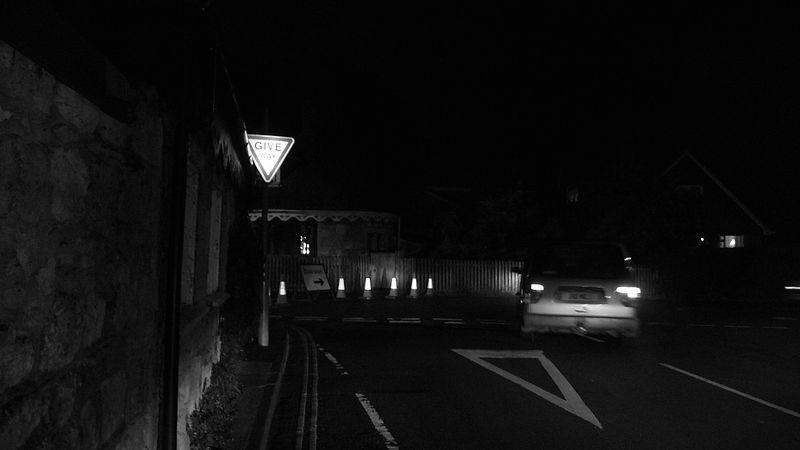
#> input picture dark_road_1.jpg, 800 x 450 px
$ jupyter execute task4.ipynb
#> lines starting #> are read from the running program, lines starting #| are printed output that depends on the picture
[cell 1]
import cv2
import matplotlib.pyplot as plt

# Load the images
image_paths = ['dark_road_1.jpg', 'dark_road_2.jpg', 'dark_road_3.jpg']
images = [cv2.imread(path, cv2.IMREAD_GRAYSCALE) for path in image_paths]
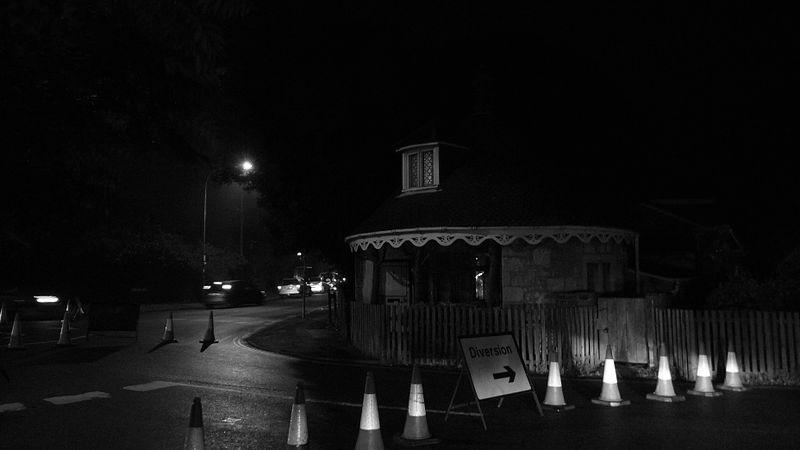
#> input picture dark_road_2.jpg, 800 x 450 px
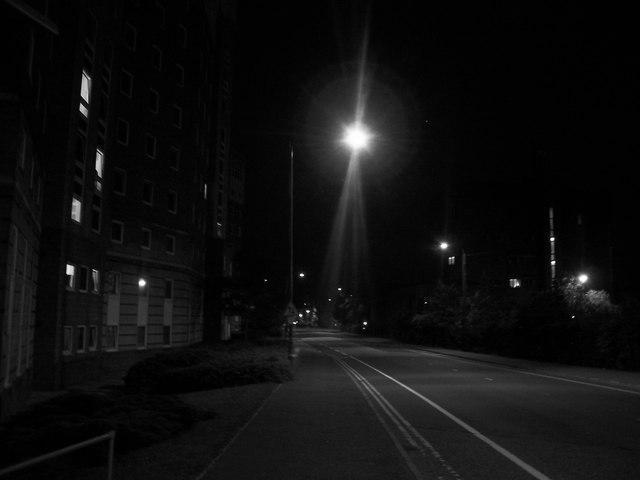
#> input picture dark_road_3.jpg, 640 x 480 px
#> images = 3 items

# Display histograms and images
plt.figure(figsize=(15, 10))
for i, (image, path) in enumerate(zip(images, image_paths)):
    # Display image
    plt.subplot(3, 2, 2*i + 1)
    plt.imshow(image, cmap='gray')
    plt.title(f'Image {i+1}')
    plt.axis('off')

    # Display histogram
    plt.subplot(3, 2, 2*i + 2)
    plt.hist(image.ravel(), bins=256, color='black', alpha=0.7)
    plt.title(f'Image {i+1} Histogram')
    plt.xlabel('Pixel Value')
    plt.ylabel('Frequency')
#> this loop made 3 passes
#> path on passes 1 to 3: 'dark_road_1.jpg', 'dark_road_2.jpg', 'dark_road_3.jpg'

plt.tight_layout()
plt.show()
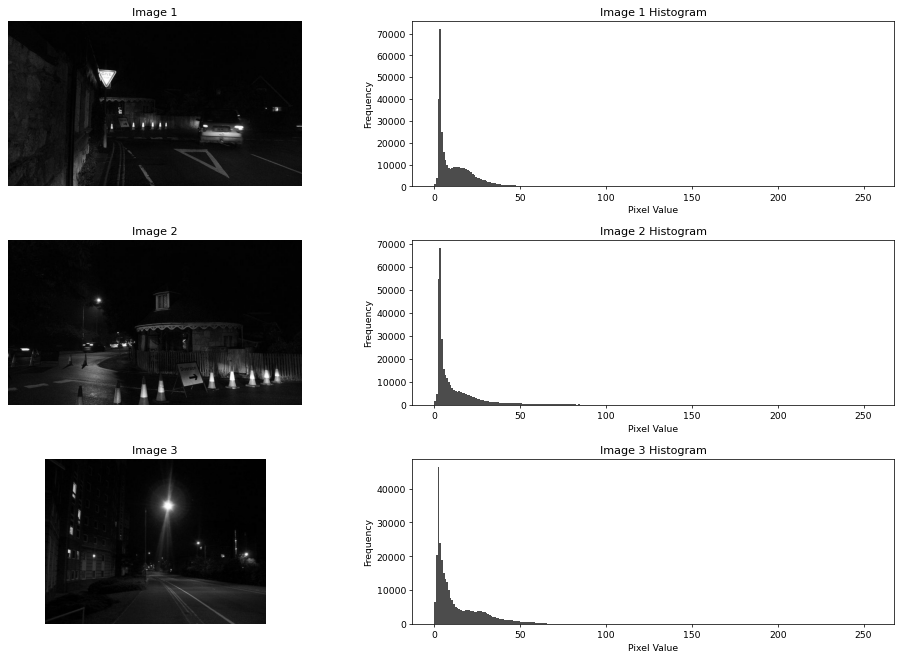
#> figure drawn by matplotlib, 6 panels; panel 2: tallest bar 72065 high, from x = 2.99 to 3.98; panel 4: tallest bar 68343 high, from x = 2.99 to 3.98; panel 6: tallest bar 46411 high, from x = 1.99 to 2.99

[cell 2]
# Apply global histogram equalization
equalized_images = [cv2.equalizeHist(image) for image in images]
#> equalized_images = 3 items
#> image is the input picture: shape (480, 640); min 0, max 255, mean 15.2

# Display modified images and their histograms
plt.figure(figsize=(15, 5))
for i, (image, equalized_image) in enumerate(zip(images, equalized_images)):
    plt.subplot(2, 3, i + 1)
    plt.imshow(equalized_image, cmap='gray')
    plt.title(f'Equalized Image {i+1}')
    plt.axis('off')
    plt.subplot(2, 3, i + 4)
    plt.hist(equalized_image.ravel(), bins=256, color='black', alpha=0.7)
    plt.title(f'Equalized Image {i+1} Histogram')
    plt.xlabel('Pixel Value')
    plt.ylabel('Frequency')
#> this loop made 3 passes
plt.tight_layout()
plt.show()
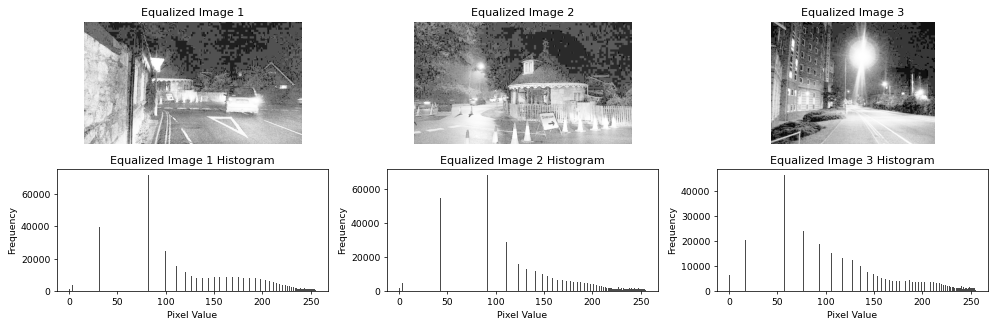
#> figure drawn by matplotlib, 6 panels; panel 2: tallest bar 72065 high, from x = 81.68 to 82.68; panel 4: tallest bar 68343 high, from x = 90.64 to 91.64; panel 6: tallest bar 46411 high, from x = 56.78 to 57.77

[cell 3]
# Apply local histogram equalization
clahe = cv2.createCLAHE(clipLimit=6.5, tileGridSize=(9, 9))  # Adjust parameters as needed
clahe_images = [clahe.apply(image) for image in images]
#> clahe_images = 3 items

# Display modified images and their histograms
plt.figure(figsize=(15, 5))
for i, (image, clahe_image) in enumerate(zip(images, clahe_images)):
    plt.subplot(2, 3, i + 1)
    plt.imshow(clahe_image, cmap='gray')
    plt.title(f'Equalized Image {i+1}')
    plt.axis('off')
    plt.subplot(2, 3, i + 4)
    plt.hist(clahe_image.ravel(), bins=256, color='black', alpha=0.7)
    plt.title(f'Equalized Image {i+1} Histogram')
    plt.xlabel('Pixel Value')
    plt.ylabel('Frequency')
plt.tight_layout()
plt.show()
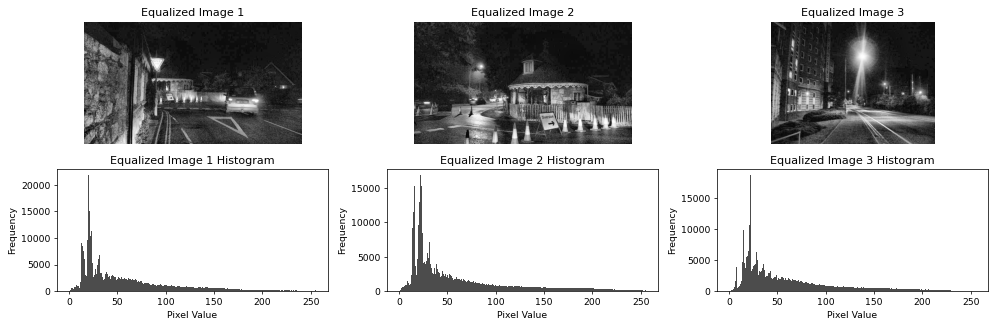
#> figure drawn by matplotlib, 6 panels; panel 2: tallest bar 21912 high, from x = 19.92 to 20.92; panel 4: tallest bar 16972 high, from x = 21.91 to 22.91; panel 6: tallest bar 18791 high, from x = 21.91 to 22.91
